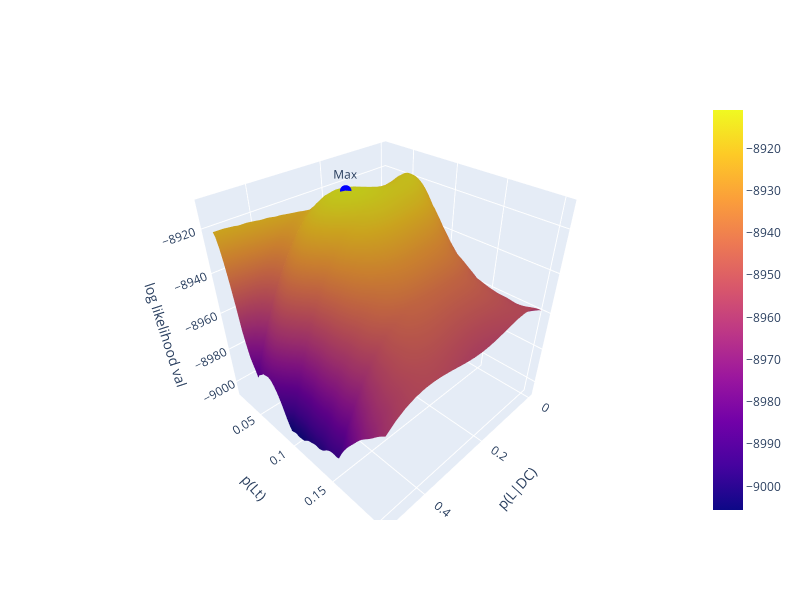

Source (notebook cell):
### Markdown cell above
## Model D - model B datasets, and 1 dataset removed from twins

### Code cell
table2 = np.array([
 
    [6917, 308,   411,   53,    18,    7],  # Chamberlain 1928
    [1842, 151,   140,   34,    5,     6],  # Rife 1940
    [6206, 669,   471,   125,   5,     1],  # Annett 1973
    [154,  11,    31,    9,     0,     0],  # Ferronato et al. 1947
    [232,  17,    41,    7,     3,     1],  # Mascie-Taylor (unpub, in McManus 1985)
    [1656, 130,   170,   40,    4,     0],  # Annett 1978
    [303,  37,    45,    15,    0,     0],  # Carter-Saltzmann 1980
    [315,  68,    57,    16,    0,     0],   # Coren & Porac 1980
])


table3 = np.array([
[  58,   9,  np.nan,  np.nan,  np.nan,  np.nan,  14,   5,   np.nan,  np.nan,  np.nan,  np.nan,   0, 0,  np.nan,  np.nan,  np.nan,  np.nan],
[  211,  57, 3,       np.nan,  np.nan,  np.nan,  35,  16,   5,       np.nan,  np.nan,  np.nan,   0, 0,   1,      np.nan,  np.nan,  np.nan],
[  123,  63, 6,       0,       np.nan,  np.nan,  22,  24,   6,       1,       np.nan,  np.nan,   2, 1,   1,      0,       np.nan,  np.nan],
[  70,   39, 6,       1,       0,       np.nan,   8,   8,   7,       1,       0,       np.nan,   0, 0,   1,      0,       0,       np.nan],
[  9,    12, 6,       2,       0,       0,        1,   0,   0,       1,       0,       0,        1, 0,   0,      0,       0,            0],
[  134,  15, np.nan,  np.nan,  np.nan,  np.nan,  17,   9,   np.nan,  np.nan,  np.nan,  np.nan,   1, 0,   np.nan, np.nan,  np.nan,  np.nan],
[  91,   22, 2,       np.nan,  np.nan,  np.nan,  19,   3,   3,       np.nan,  np.nan,  np.nan,   0, 0,   0,      np.nan,  np.nan,  np.nan],
[  22,   7,  0,       2,       np.nan,  np.nan,   6,  11,   3,       0,       np.nan,  np.nan,   0, 0,   0,      0,       np.nan,  np.nan],
[  10,   5,  0,       0,       0,       np.nan,   3,   1,   0,       0,       0,       np.nan,   1, 0,   0,      0,       0,       np.nan],
[  4,    0,  0,       0,       0,       0,        0,   0,   0,       0,       0,       0,        0, 0,   0,      0,       0,            0],
[  74,   4,  np.nan,  np.nan,  np.nan,  np.nan,   6,   2,   np.nan,  np.nan,  np.nan,  np.nan,   0, 0,   np.nan, np.nan,  np.nan,  np.nan],
[  107,  18, 3,       np.nan,  np.nan,  np.nan,  11,   3,   0,       np.nan,  np.nan,  np.nan,   2, 0,   0,      np.nan,  np.nan,  np.nan],
[  81,   16, 4,       0,       np.nan,  np.nan,  16,   1,   0,       2,       np.nan,  np.nan,   0, 0,   0,      0,       np.nan,  np.nan],
[  31,   10, 1,       0,       0,       np.nan,   0,   0,   0,       2,       0,       np.nan,   0, 0,   0,      0,       0,       np.nan],
[  19,   7,  1,       1,       0,       0,        3,   2,   0,       0,       0,       0,        0, 0,   0,      0,       0,            0],
[  86,   4,  np.nan,  np.nan,  np.nan,  np.nan,   8,   1,   np.nan,  np.nan,  np.nan,  np.nan,   0, 0,   np.nan, np.nan,  np.nan,  np.nan],
[  100,  27, 0,       np.nan,  np.nan,  np.nan,   7,   5,   0,       np.nan,  np.nan,  np.nan,   0, 1,   0,      np.nan,  np.nan,  np.nan],
[  65,  11,  2,       0,       np.nan,  np.nan,   4,   3,   2,       0,       np.nan,  np.nan,   0, 1,   0,      0,       np.nan,  np.nan],
[  39,  11,  2,       0,       0,       np.nan,   2,   1,   0,       0,       0,       np.nan,   0, 0,   0,      0,       0,       np.nan],
[  13,   9,  1,       0,       0,       0,        0,   1,   0,       0,       0,       0,        0, 0,   0,      0,       0,            0]
]) 

table5_mono = np.array([
    [56,  13,   1], # Wilson & Jones (1932)
    [35,  6,    1], # Stocks (1933)
    [34,  13,   3], # Newman et al. (1937)
    [80,  38,   4], # Bouterwek (1938)
    [176, 41,   6], # Rife (1940)
    [72,  24,   7], # Thyss (1946)
    [261, 76,   6], # Rife (1950)
    [19,  12,   2], # Dechaume (1957)
    [199, 51,   9], # Zazzo (1960)
    [132, 46,   9], # Carter-Saltzmann et al. (1976)
    # [380, 123, 11], # Loehlin & Nichols (1976)
    [53,  19,   3], # Springer & Searleman (1978)
    [32,   9,   2]  # NCDS (unpublished)
])
table5_di = np.array([
    [97,  24,   2], # Wilson & Jones (1932)
    [76,  16,   2], # Stocks (1933)
    [39,  11,   0], # Newman et al. (1937)
    [23,  12,   0], # Bouterwek (1938)
    [104, 39,   3], # Rife (1940)
    [60,  24,   2], # Thyss (1946)
    [164, 45,   2], # Rife (1950)
    [21,  11,   1], # Dechaume (1957)
    [264, 69,   2], # Zazzo (1960)
    [115, 54,   7], # Carter-Saltzmann et al. (1976)
    # [261, 70,   2], # Loehlin & Nichols (1976)
    [35,  9,    3], # Springer & Searleman (1978)
    [66,  18,   4]  # NCDS (unpublished)
])

print("Model D")
tables = [table2, table3, table5_mono, table5_di]

table2_mes =np.array([
       [0.04770547, 0.03559945],
       [0.08769513, 0.05240175],
       [0.10632607, 0.0404775 ],
       [0.09756098, 0.09868421],
       [0.08305648, 0.093     ],
       [0.085     , 0.0547    ],
       [0.13      , 0.07560976],
       [0.18421053, 0.083878  ]])

table5_di_mes = np.array([0.11382114, 0.10638298, 0.11      , 0.17142857, 0.15410959,
       0.1627907 , 0.11611374, 0.1969697 , 0.10895522, 0.19318182, 0.15957447, 0.14772727])
table5_mono_mes = np.array([0.10714286, 0.0952381 , 0.19      , 0.18852459, 0.11883408,
       0.18446602, 0.12827988, 0.24242424, 0.13320463, 0.17112299, 0.16666667, 0.15116279])
measured_tables = [table2_mes, table3_mes, table5_mono_mes, table5_di_mes]
type_list = [1,1,2,3]
rows_in_dataset_list = [1,5,1,1]

max_likelihood=run_model(tables, type_list, rows_in_dataset_list, measured_tables)

### Figure 1 — Plotly figure (JSON) as saved in the notebook; plotly's stock layout.template omitted (floating-point values rounded to 4 significant figures; data arrays with more than 128 entries replaced by an {"elided": "..."} marker saying what was removed)
{"data": [{"surfacecolor": {"elided": "21x74 float values"}, "type": "surface", "x": {"elided": "21x74 float values"}, "y": {"elided": "21x74 float values"}, "z": {"elided": "21x74 float values"}}, {"marker": {"color": "blue", "size": 4}, "mode": "markers+text", "text": ["Max"], "textposition": "top center", "type": "scatter3d", "x": [0.25], "y": [0.0675], "z": [-8911.0]}], "layout": {"height": 600, "scene": {"xaxis": {"title": {"text": "p(L|DC)"}}, "yaxis": {"title": {"text": "p(Lt)"}}, "zaxis": {"title": {"text": "log likelihood val"}}}, "width": 800}}
